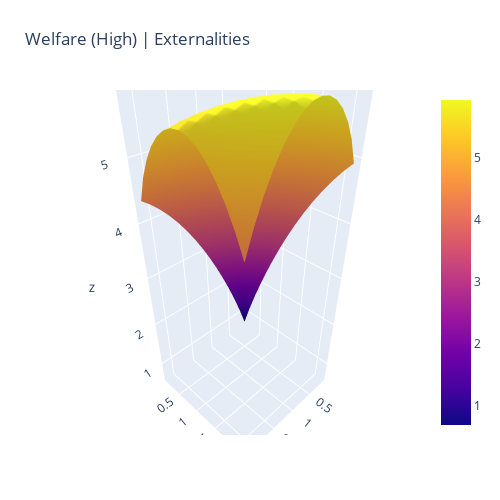

Source (notebook cell):
### Code cell
fig = go.Figure(data=[go.Surface(z=Z, y=G0_grid, x=G1_grid)])
fig.update_layout(title='Welfare (High) | Externalities', autosize=False,
                  width=500, height=500,
                  margin=dict(l=65, r=50, b=65, t=90))
fig.update_layout(scene = dict(xaxis_title='G_1',
                    yaxis_title='G_0'
                              )
                 )
fig.show()
fig.write_html(f"{folder}/welfare_high_{config}.html")

### Figure 1 — Plotly figure (JSON) as saved in the notebook; plotly's stock layout.template omitted (floating-point values rounded to 4 significant figures; data arrays with more than 128 entries replaced by an {"elided": "..."} marker saying what was removed)
{"data": [{"type": "surface", "x": [0.1, 0.2464, 0.3929, 0.5393, 0.6857, 0.8321, 0.9786, 1.125, 1.271, 1.418, 1.564, 1.711, 1.857, 2.004, 2.15], "y": [0.1, 0.2464, 0.3929, 0.5393, 0.6857, 0.8321, 0.9786, 1.125, 1.271, 1.418, 1.564, 1.711, 1.857, 2.004, 2.15], "z": {"elided": "15x15 float values"}}], "layout": {"autosize": false, "height": 500, "margin": {"b": 65, "l": 65, "r": 50, "t": 90}, "scene": {"xaxis": {"title": {"text": "G_1"}}, "yaxis": {"title": {"text": "G_0"}}}, "title": {"text": "Welfare (High) | Externalities"}, "width": 500}}
